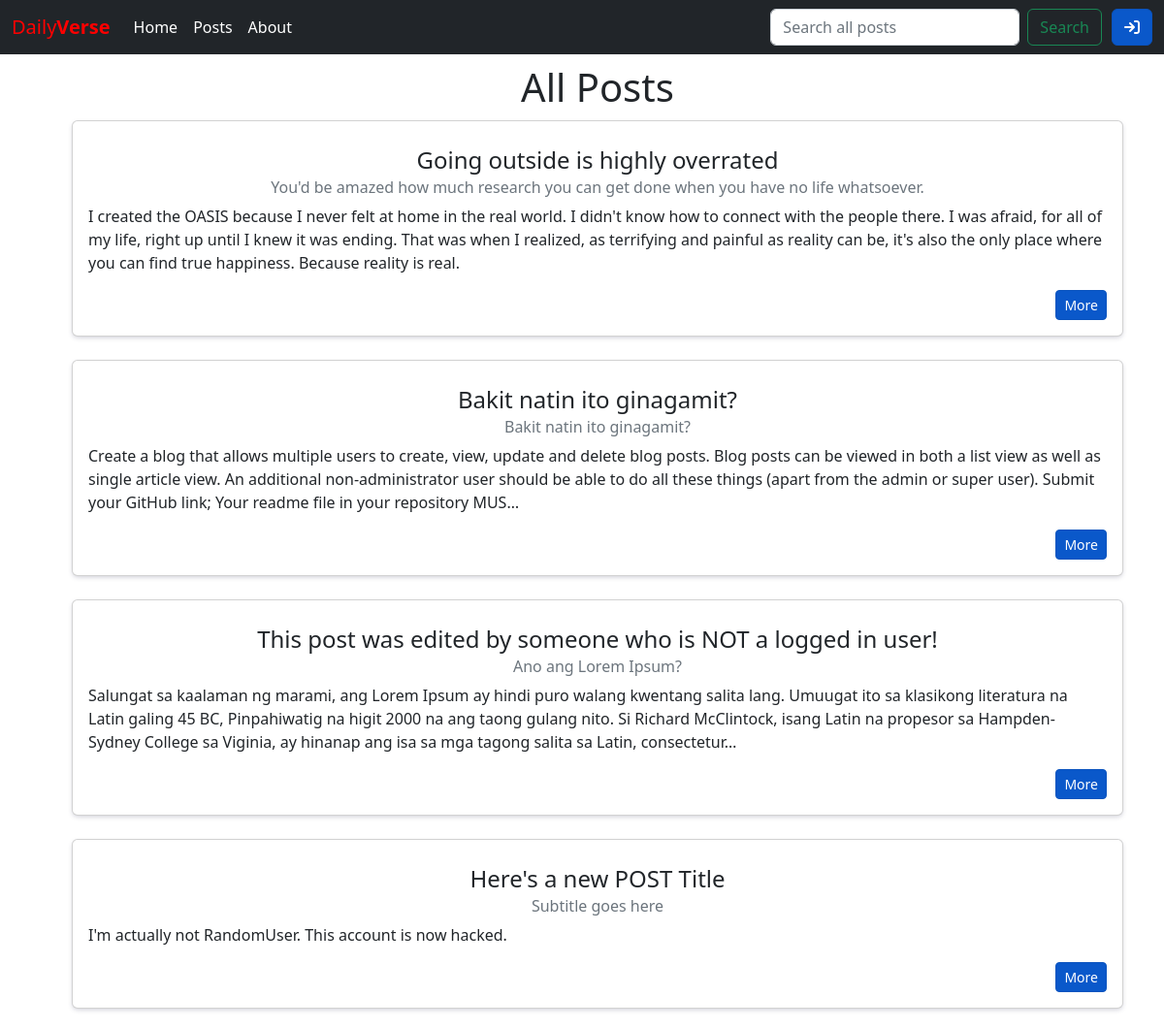
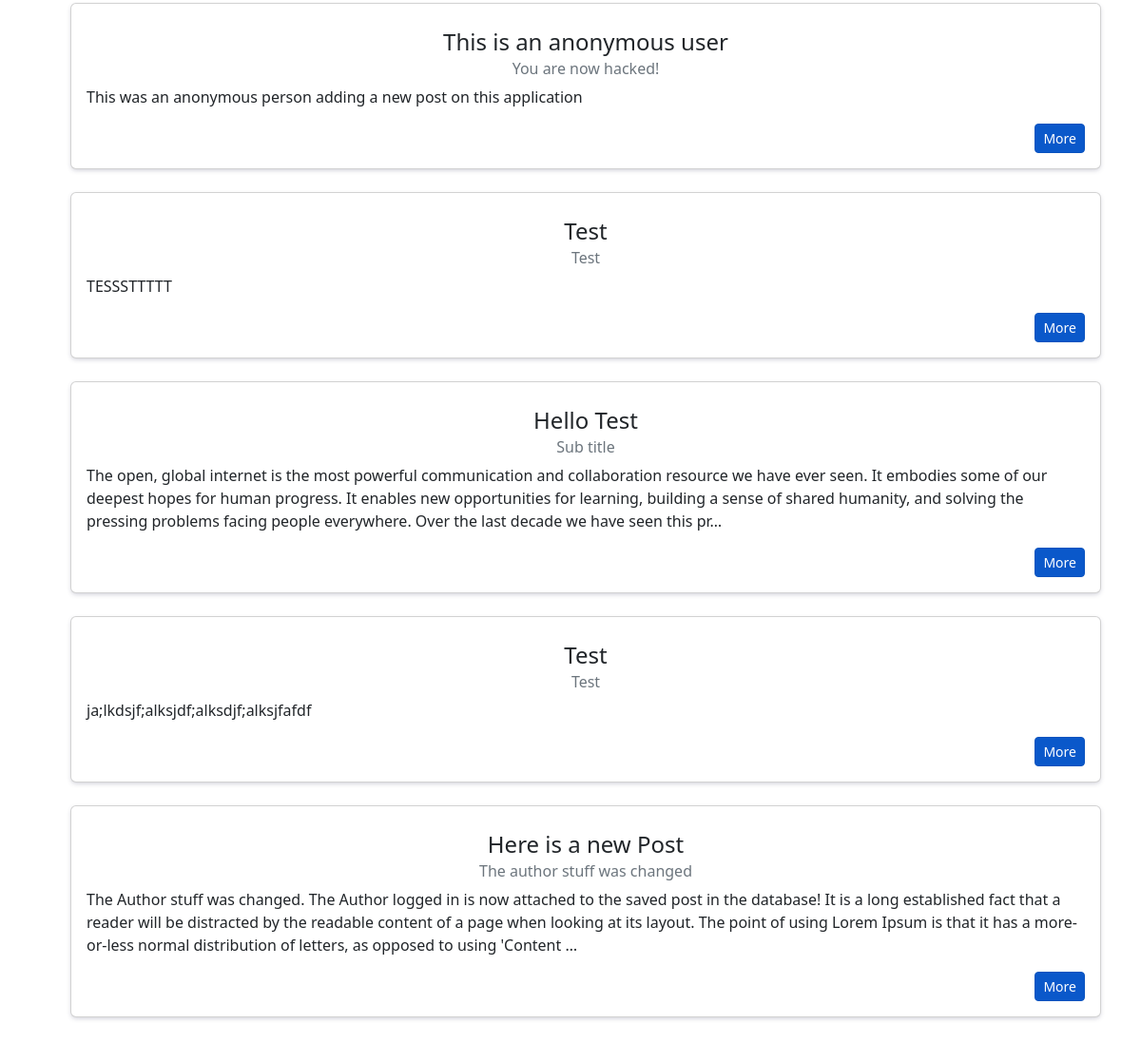
/posts/, run on an earlier commit of the app's database (2 pictures, top to bottom).
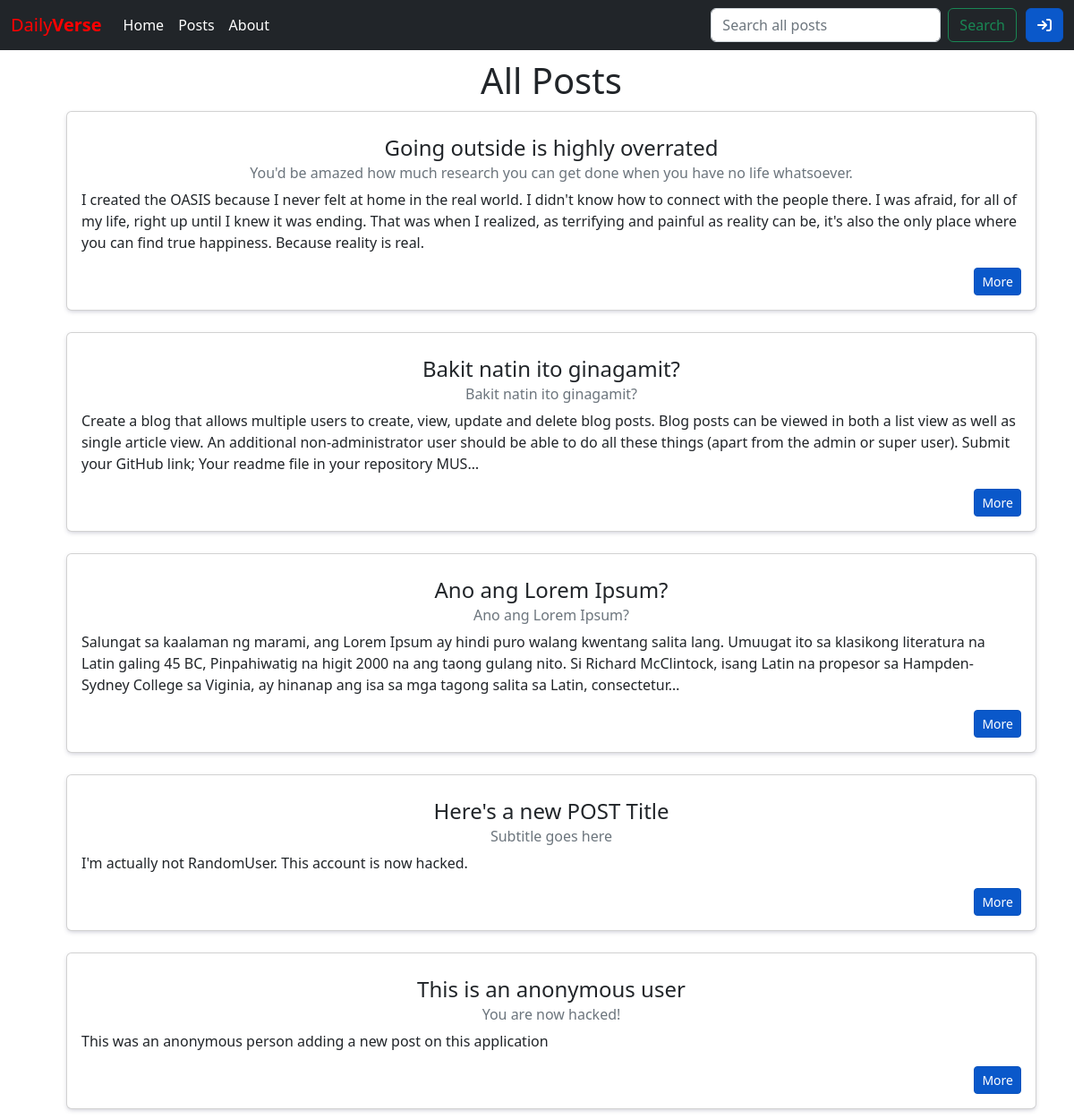
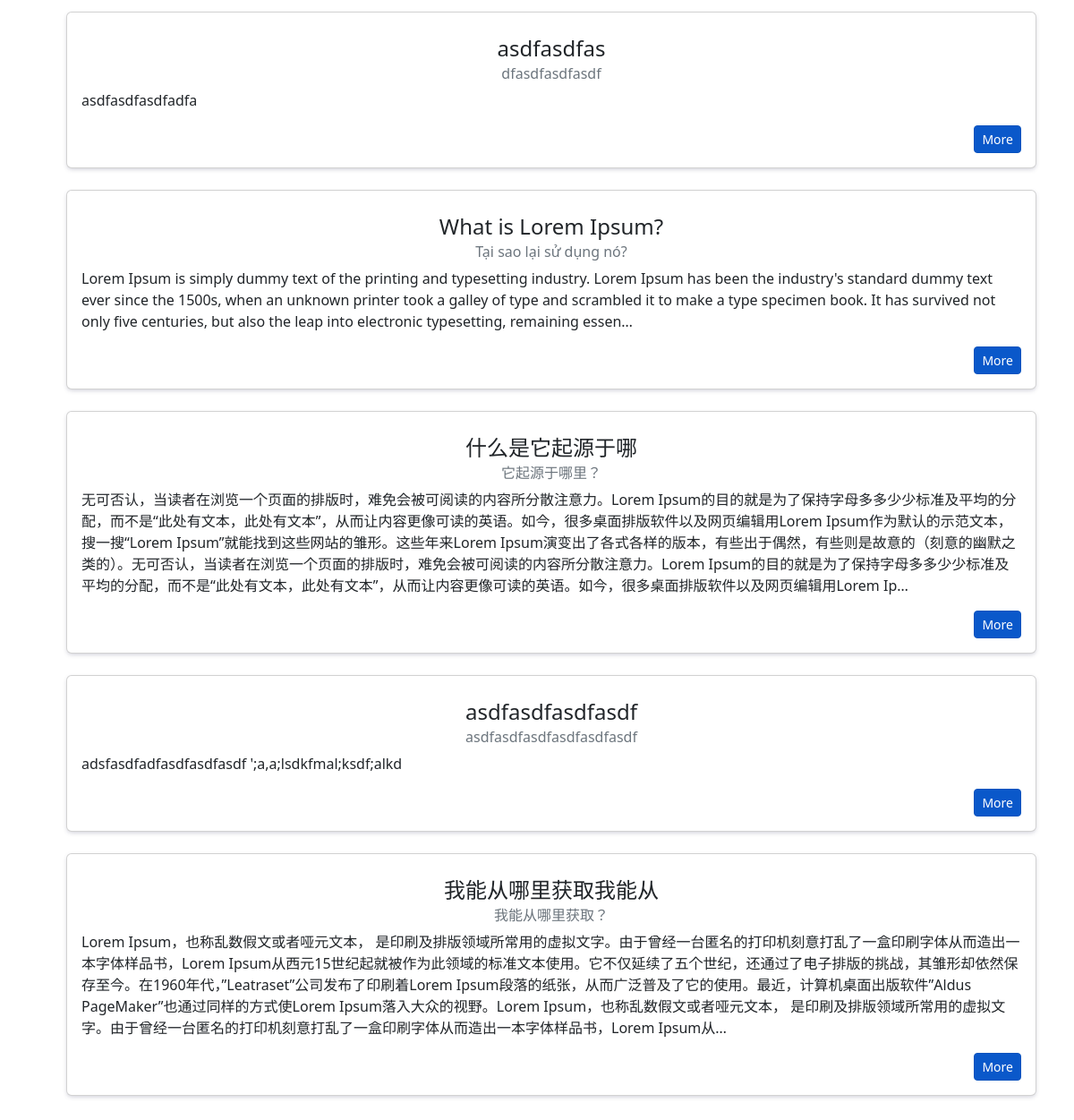
And on a later commit of the database (2 pictures, top to bottom).
### posts/models.py (models this page shows, shortened)
class Post(models.Model):
    title = models.CharField(max_length=256)
    subtitle = models.CharField(max_length=256)
    author = models.ForeignKey(
        get_user_model(),
        on_delete=models.CASCADE # When deleting, everything related to it gets deleted
    )
    body = models.TextField()
    created_on = models.DateTimeField(auto_now_add=True)
    status = models.ForeignKey(
        Status,
        on_delete=models.CASCADE,
        blank=True, # This allows the status field be null for existing records.
        null=True   # This allows the status field be null for existing records.
    )
    archived = models.ForeignKey(
        Archived,
        on_delete=models.CASCADE,
        blank=True, # This allows the status field be null for existing records.
        null=True   # This allows the status field be null for existing records.
    )
    published = models.ForeignKey(
        Published,
        on_delete=models.CASCADE,
        blank=True, # This allows the status field be null for existing records.
        null=True   # This allows the status field be null for existing records.
    )

### posts/views.py (the view)
# urls.py: path('', PostListView.as_view(), name='list'),
class PostListView(ListView):
    template_name = "posts/list.html"
    model = Post

### templates/posts/list.html (shortened to what this page needs)
{% extends 'base.html' %}
{% block content %}
<ul>
    <h1>All Posts</h1>
        {% for post in post_list %}
        <div class="card box">
            <div class="card-body">
                <h4 class="card-title">{{ post.title }}</h4>
                <h6 class="card-subtitle mb-2 text-muted">{{ post.subtitle }}</h6>
                <p class="card-text">{{ post.body|truncatechars:350 }}</p>
                <div class="author-options">
                    <a href="{% url 'detail' post.id %}" class="card-link btn btn-primary btn-sm active">More</a>
                </div>
            </div>
        </div>
        <br />
        {% endfor %}
</ul>
{% endblock content %}

### templates/base.html (shortened to what this page needs)
{% load static %}
<!DOCTYPE html>
<html lang="en">
<head>
    <link href="https://cdn.jsdelivr.net/npm/bootstrap@5.2.1/dist/css/bootstrap.min.css" rel="stylesheet">
    <link rel="stylesheet" href="{% static '/css/base.css' %}">
    <link rel="stylesheet" href="https://cdn.jsdelivr.net/npm/bootstrap-icons@1.9.1/font/bootstrap-icons.css">
</head>
<body>
    <nav class="navbar navbar-dark navbar-expand-lg bg-dark">
        <div class="container-fluid">
            <a class="navbar-brand" href="{% url 'home' %}" id="logo-daily">Daily<strong>Verse</strong></a>
            <div class="collapse navbar-collapse" id="navbarSupportedContent">
                <ul class="navbar-nav me-auto mb-2 mb-lg-0">
                    <li class="nav-item">
                        <a class="nav-link active" aria-current="page" href="{% url 'home' %}">Home</a>
                    </li>
                    <li class="nav-item">
                        <a class="nav-link active" aria-current="page" href="{% url 'list' %}">Posts</a>
                    </li>
                    <li class="nav-item">
                        <a class="nav-link active" aria-current="page" href="{% url 'about' %}">About</a>
                    </li>
                </ul>
                <form class="d-flex" role="search">
                    <input class="form-control me-2" type="search" placeholder="Search all posts" aria-label="Search">
                    <button class="btn btn-outline-success" type="submit">Search</button>
                </form>
                {% if user.is_authenticated %}
                {% else %}
                <div class="author-options">
                    <a id="log-in-icon"
                       href="{% url 'login' %}"
                       class="card-link btn btn-primary btn-md active"
                    >
                        <i class="fa-solid fa-arrow-right-to-bracket"></i>
                    </a>
                </div>
                {% endif %}
            </div>
        </div>
    </nav>
    <div class="container">
        {% block content %}
        {% endblock content %}
    </div>
</body>
</html>

### static/css/base.css (style rules this page uses)
h1, h2, h3, h4, h5, h6 { text-align: center; margin-top:10px; margin-bottom:10px; color: #212529; }
#logo-daily, #question-delete { color: red; }
#log-in-icon { margin-left: 10px; }
.box { box-shadow: rgba(50, 50, 93, 0.25) 0px 2px 5px -1px; }
.author-options, #post-more { text-align: right; }

What changed in the data, as far as the page shows it:
removed Post: title "Test", subtitle "Test", body "TESSSTTTTT"
removed Post: title "Hello Test", subtitle "Sub title", body "The open, global internet is the most powerful communication and collaboration resource we have ever seen. It embodies some of our deepest hopes for human progress. It enables new opportunities for learning, building a sense of shared humanity, and solving the pressing problems facing people everywhere. Over the last decade we have seen this pr…"
removed Post: title "Test", subtitle "Test", body "ja;lkdsjf;alksjdf;alksdjf;alksjfafdf"
removed Post: title "Here is a new Post", subtitle "The author stuff was changed", body "The Author stuff was changed. The Author logged in is now attached to the saved post in the database! It is a long established fact that a reader will be distracted by the readable content of a page when looking at its layout. The point of using Lorem Ipsum is that it has a more-or-less normal distribution of letters, as opposed to using 'Content …"
changed Post "Ano ang Lorem Ipsum?": title "This post was edited by someone who is NOT a logged in user!" → "Ano ang Lorem Ipsum?"
added Post: title "asdfasdfas", subtitle "dfasdfasdfasdf", body "asdfasdfasdfadfa"
added Post: title "What is Lorem Ipsum?", subtitle "Tại sao lại sử dụng nó?", body "Lorem Ipsum is simply dummy text of the printing and typesetting industry. Lorem Ipsum has been the industry's standard dummy text ever since the 1500s, when an unknown printer took a galley of type and scrambled it to make a type specimen book. It has survived not only five centuries, but also the leap into electronic typesetting, remaining essen…"
added Post: title "什么是它起源于哪", subtitle "它起源于哪里？", body "无可否认，当读者在浏览一个页面的排版时，难免会被可阅读的内容所分散注意力。Lorem Ipsum的目的就是为了保持字母多多少少标准及平均的分配，而不是“此处有文本，此处有文本”，从而让内容更像可读的英语。如今，很多桌面排版软件以及网页编辑用Lorem Ipsum作为默认的示范文本，搜一搜“Lorem Ipsum”就能找到这些网站的雏形。这些年来Lorem Ipsum演变出了各式各样的版本，有些出于偶然，有些则是故意的（刻意的幽默之类的）。无可否认，当读者在浏览一个页面的排版时，难免会被可阅读的内容所分散注意力。Lorem Ipsum的目的就是为了保持字母多多少少标准及平均的分配，而不是“此处有文本，此处有文本”，从而让内容更像可读的英语。如今，很多桌面排版软件以及网页编辑用Lorem Ip…"
added Post: title "asdfasdfasdfasdf", subtitle "asdfasdfasdfasdfasdfasdf", body "adsfasdfadfasdfasdfasdf ';a,a;lsdkfmal;ksdf;alkd"
added Post: title "我能从哪里获取我能从", subtitle "我能从哪里获取？", body "Lorem Ipsum，也称乱数假文或者哑元文本， 是印刷及排版领域所常用的虚拟文字。由于曾经一台匿名的打印机刻意打乱了一盒印刷字体从而造出一本字体样品书，Lorem Ipsum从西元15世纪起就被作为此领域的标准文本使用。它不仅延续了五个世纪，还通过了电子排版的挑战，其雏形却依然保存至今。在1960年代，”Leatraset”公司发布了印刷着Lorem Ipsum段落的纸张，从而广泛普及了它的使用。最近，计算机桌面出版软件”Aldus PageMaker”也通过同样的方式使Lorem Ipsum落入大众的视野。Lorem Ipsum，也称乱数假文或者哑元文本， 是印刷及排版领域所常用的虚拟文字。由于曾经一台匿名的打印机刻意打乱了一盒印刷字体从而造出一本字体样品书，Lorem Ipsum从…"
